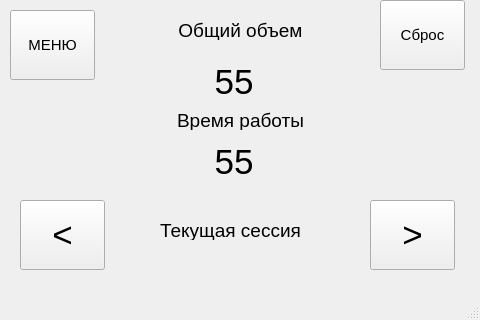
<?xml version="1.0" encoding="UTF-8"?>
<ui version="4.0">
 <class>MainWindow</class>
 <widget class="QMainWindow" name="MainWindow">
  <property name="geometry">
   <rect>
    <x>0</x>
    <y>0</y>
    <width>480</width>
    <height>320</height>
   </rect>
  </property>
  <property name="minimumSize">
   <size>
    <width>480</width>
    <height>320</height>
   </size>
  </property>
  <property name="windowTitle">
   <string>MainWindow</string>
  </property>
  <widget class="QWidget" name="centralwidget">
   <widget class="QLabel" name="value_2">
    <property name="geometry">
     <rect>
      <x>190</x>
      <y>50</y>
      <width>88</width>
      <height>63</height>
     </rect>
    </property>
    <property name="font">
     <font>
      <pointsize>26</pointsize>
     </font>
    </property>
    <property name="text">
     <string>55</string>
    </property>
    <property name="alignment">
     <set>Qt::AlignCenter</set>
    </property>
   </widget>
   <widget class="QLabel" name="value_3">
    <property name="geometry">
     <rect>
      <x>190</x>
      <y>130</y>
      <width>88</width>
      <height>63</height>
     </rect>
    </property>
    <property name="font">
     <font>
      <pointsize>26</pointsize>
     </font>
    </property>
    <property name="text">
     <string>55</string>
    </property>
    <property name="alignment">
     <set>Qt::AlignCenter</set>
    </property>
   </widget>
   <widget class="QPushButton" name="button_back_5">
    <property name="geometry">
     <rect>
      <x>380</x>
      <y>0</y>
      <width>85</width>
      <height>70</height>
     </rect>
    </property>
    <property name="minimumSize">
     <size>
      <width>85</width>
      <height>70</height>
     </size>
    </property>
    <property name="maximumSize">
     <size>
      <width>85</width>
      <height>70</height>
     </size>
    </property>
    <property name="font">
     <font>
      <pointsize>11</pointsize>
     </font>
    </property>
    <property name="text">
     <string>Сброс</string>
    </property>
    <property name="autoRepeatInterval">
     <number>100</number>
    </property>
   </widget>
   <widget class="QPushButton" name="button_left">
    <property name="geometry">
     <rect>
      <x>20</x>
      <y>200</y>
      <width>85</width>
      <height>70</height>
     </rect>
    </property>
    <property name="minimumSize">
     <size>
      <width>85</width>
      <height>70</height>
     </size>
    </property>
    <property name="maximumSize">
     <size>
      <width>85</width>
      <height>70</height>
     </size>
    </property>
    <property name="font">
     <font>
      <pointsize>26</pointsize>
     </font>
    </property>
    <property name="text">
     <string>&lt;</string>
    </property>
    <property name="autoRepeatInterval">
     <number>100</number>
    </property>
   </widget>
   <widget class="QPushButton" name="button_right">
    <property name="geometry">
     <rect>
      <x>370</x>
      <y>200</y>
      <width>85</width>
      <height>70</height>
     </rect>
    </property>
    <property name="minimumSize">
     <size>
      <width>85</width>
      <height>70</height>
     </size>
    </property>
    <property name="maximumSize">
     <size>
      <width>85</width>
      <height>70</height>
     </size>
    </property>
    <property name="font">
     <font>
      <pointsize>26</pointsize>
     </font>
    </property>
    <property name="text">
     <string>&gt;</string>
    </property>
    <property name="autoRepeatInterval">
     <number>100</number>
    </property>
   </widget>
   <widget class="QPushButton" name="button_back">
    <property name="geometry">
     <rect>
      <x>10</x>
      <y>10</y>
      <width>85</width>
      <height>70</height>
     </rect>
    </property>
    <property name="minimumSize">
     <size>
      <width>85</width>
      <height>70</height>
     </size>
    </property>
    <property name="maximumSize">
     <size>
      <width>85</width>
      <height>70</height>
     </size>
    </property>
    <property name="font">
     <font>
      <pointsize>11</pointsize>
     </font>
    </property>
    <property name="text">
     <string>МЕНЮ</string>
    </property>
    <property name="autoRepeatInterval">
     <number>100</number>
    </property>
   </widget>
   <widget class="QLabel" name="label_5">
    <property name="geometry">
     <rect>
      <x>140</x>
      <y>220</y>
      <width>181</width>
      <height>20</height>
     </rect>
    </property>
    <property name="font">
     <font>
      <pointsize>14</pointsize>
     </font>
    </property>
    <property name="text">
     <string>Текущая сессия</string>
    </property>
    <property name="alignment">
     <set>Qt::AlignCenter</set>
    </property>
   </widget>
   <widget class="QLabel" name="label_6">
    <property name="geometry">
     <rect>
      <x>150</x>
      <y>20</y>
      <width>181</width>
      <height>20</height>
     </rect>
    </property>
    <property name="font">
     <font>
      <pointsize>14</pointsize>
     </font>
    </property>
    <property name="text">
     <string>Общий объем</string>
    </property>
    <property name="alignment">
     <set>Qt::AlignCenter</set>
    </property>
   </widget>
   <widget class="QLabel" name="label_7">
    <property name="geometry">
     <rect>
      <x>150</x>
      <y>110</y>
      <width>181</width>
      <height>20</height>
     </rect>
    </property>
    <property name="font">
     <font>
      <pointsize>14</pointsize>
     </font>
    </property>
    <property name="text">
     <string>Время работы</string>
    </property>
    <property name="alignment">
     <set>Qt::AlignCenter</set>
    </property>
   </widget>
  </widget>
  <widget class="QMenuBar" name="menubar">
   <property name="geometry">
    <rect>
     <x>0</x>
     <y>0</y>
     <width>480</width>
     <height>26</height>
    </rect>
   </property>
  </widget>
  <widget class="QStatusBar" name="statusbar"/>
 </widget>
 <resources/>
 <connections/>
</ui>
